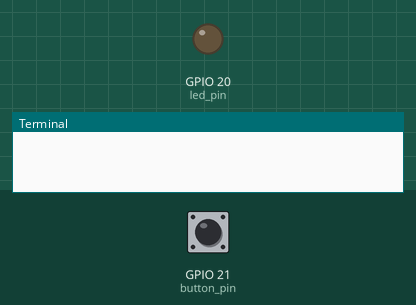
Bench run of a program on a simulated Raspberry Pi (BCM pin numbers). Parts: output pins drawn as LEDs (lit = HIGH), the last lines printed to the terminal. The inputs (shaded band) are chosen by the test bench; at power-on: GPIO 21 (button_pin) HIGH.

Above: at 1.2 s.
1.3 s: GPIO 21 (button_pin) pulled LOW for 0.15 s
At 2.3 s:
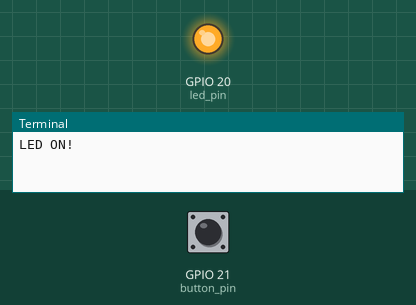
2.9 s: GPIO 21 (button_pin) pulled LOW for 1 s
At 3.5 s:
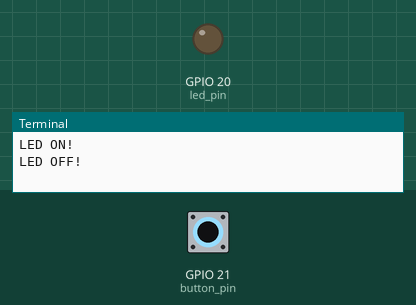
5.4 s: GPIO 21 (button_pin) pulled LOW for 3.2 s
At 6.6 s:
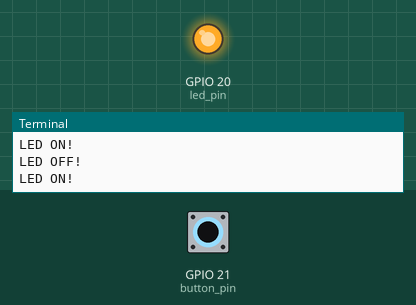
Timing chart, 0 to 8.4 s (numbered marks = the images above; inputs shaded):
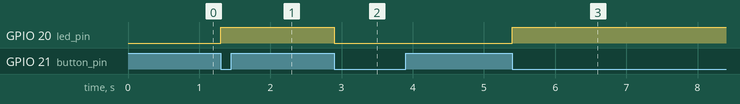

The program:

Btn_LED.py
```python
import RPi.GPIO as GPIO
import time
# 사용할 GPIO핀의 번호를 선정합니다.
button_pin = 21
led_pin = 20

# GPIO핀의 번호 모드 설정
GPIO.setmode(GPIO.BCM)

# 버튼 핀의 INPUT 설정, PULL UP tjfwjd
GPIO.setup(button_pin, GPIO.IN, pull_up_down=GPIO.PUD_UP)

# LED 핀의 OUT 설정
GPIO.setup(led_pin, GPIO.OUT)

# boolean 변수 설정
light_on = False

# button_callback 함수를 정의합니다.
def button_callback(channel):
    global light_on # Global 변수 선언
    if light_on == False: #LED 불이 꺼져 있을때
        GPIO.output(led_pin,1) #LED ON
        print("LED ON!")
    else:
        GPIO.output(led_pin,0) #LED OFF
        print("LED OFF!")
    light_on = not light_on #False <-> True

# Event 알림 방식으로 GPIO 핀의 Rising 신호를 감지하면 button_callback 함수를 시행
# 300ms 바운스타임을 설정하여 잘모소딘 신호를 방지합니다.
GPIO.add_event_detect(button_pin,GPIO.FALLING, callback = button_callback, bouncetime = 300)
while 1:
    time.sleep(0.1) #0.1초 딜레마
```

Measured:
- after the input at 1.3 s, GPIO 20 (led_pin): LOW → HIGH at once
- after the input at 2.9 s, GPIO 20 (led_pin): HIGH → LOW at once
- after the input at 5.4 s, GPIO 20 (led_pin): LOW → HIGH at once
